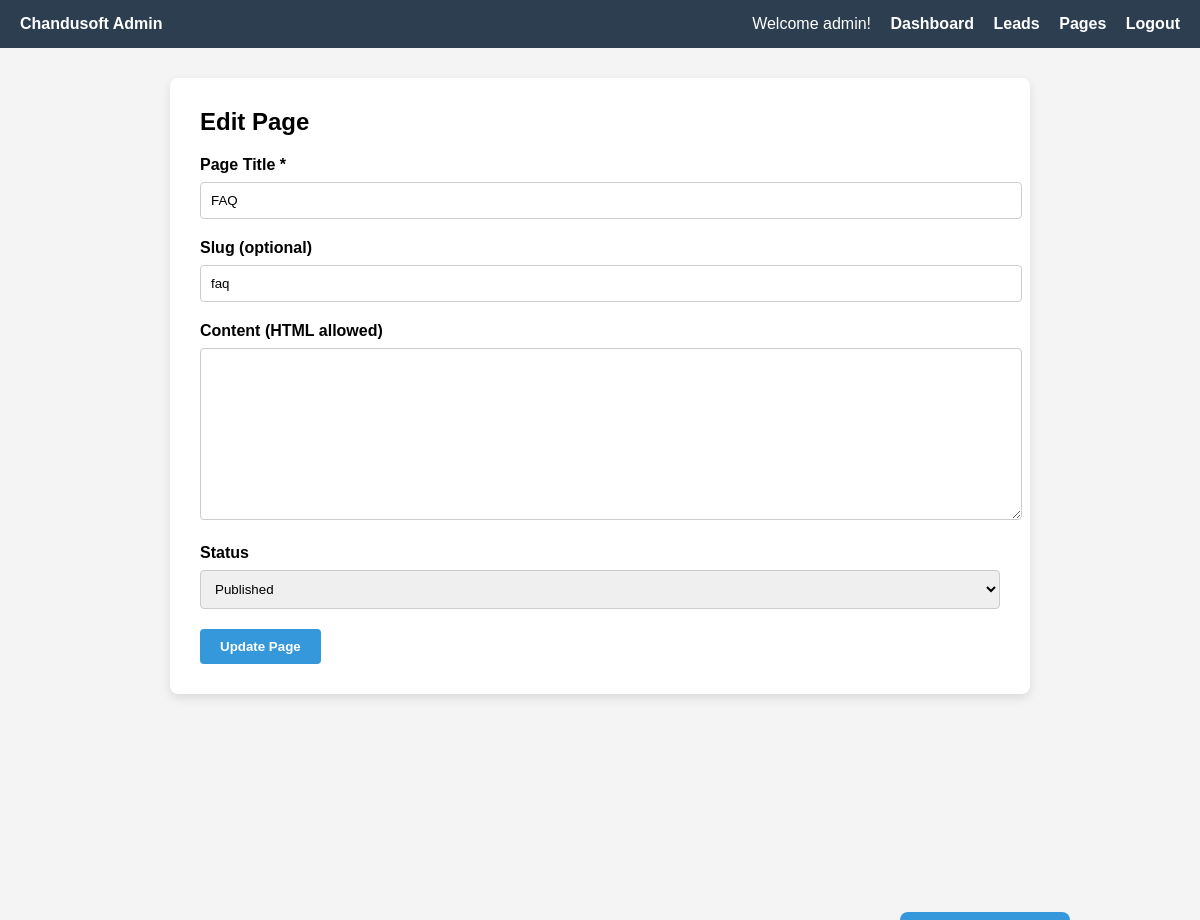
Page /admin/edit.php?id=13 (signed in) on the earlier database version.
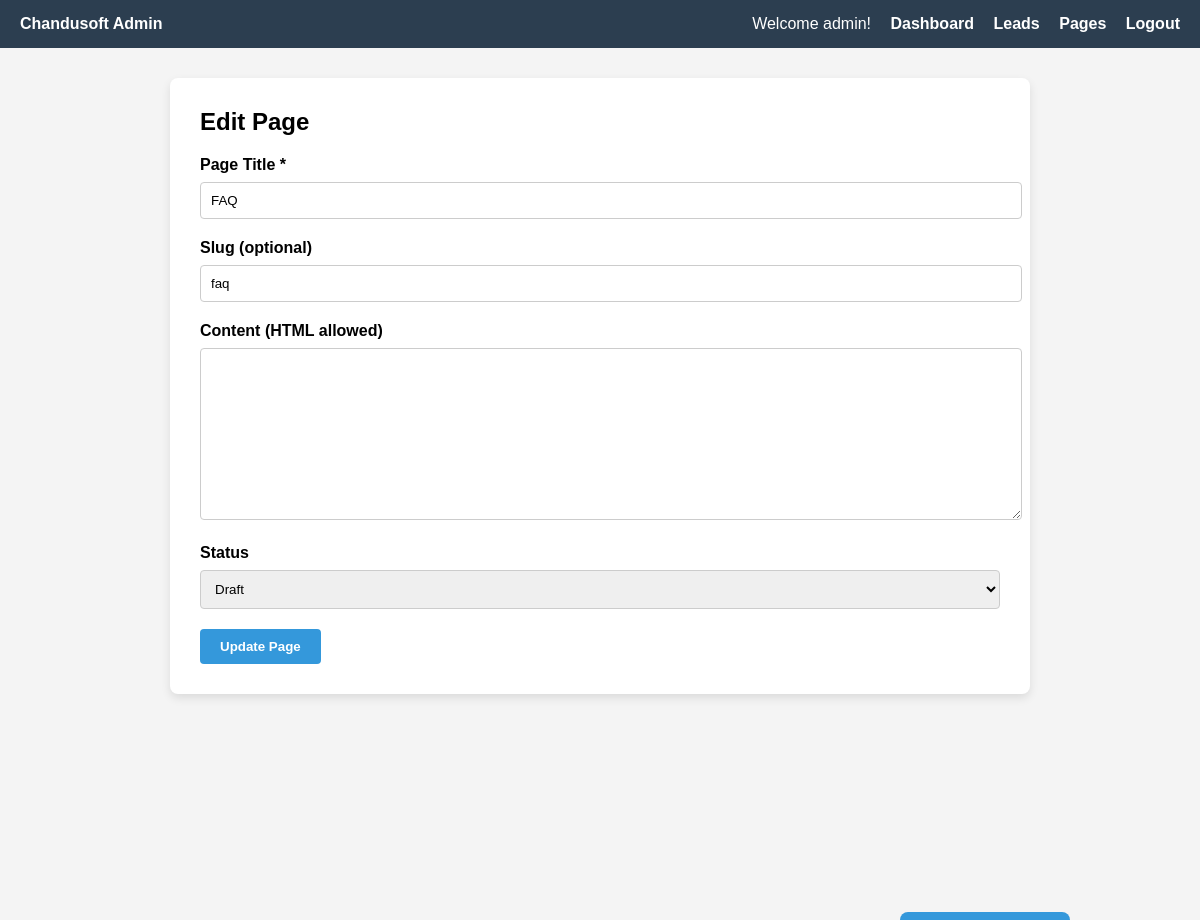
Same page on the later database version.
### tables this page shows
CREATE TABLE `pages` (
  `id` int NOT NULL AUTO_INCREMENT,
  `title` varchar(255) NOT NULL,
  `slug` varchar(255) NOT NULL,
  `status` enum('draft','published','archived') DEFAULT 'draft',
  `updated_at` datetime DEFAULT CURRENT_TIMESTAMP ON UPDATE CURRENT_TIMESTAMP,
  `content_html` text,
  PRIMARY KEY (`id`),
  UNIQUE KEY `slug` (`slug`)
);

### admin/edit.php (the view, shortened to what this page needs)
<?php
require_once '../app/config.php';
$role = $_SESSION['user']['role'] ?? 'editor';
$id = $_GET['id'] ?? null;
try {
    $stmt = $pdo->prepare("SELECT * FROM pages WHERE id = ?");
    $stmt->execute([$id]);
    $page = $stmt->fetch();
    $content_html = $page['content_html'] ?? '';
} catch (PDOException $e) {
    die("Database error: " . $e->getMessage());
}
?>
<!DOCTYPE html>
<html>
<head>
</head>
<body>
<div class="navbar">
    <div><strong>Chandusoft Admin</strong></div>
    <div class="links">
        Welcome <?= htmlspecialchars($role) ?>!
        <a href="../app/dashboard.php">Dashboard</a>
        <a href="../admin/admin-leads.php">Leads</a>
        <a href="../admin/pages.php">Pages</a>
        <a href="../admin/logout.php">Logout</a>
    </div>
</div>
<div class="container">
    <h2>Edit Page</h2>
    <form method="POST">
        <label for="title">Page Title *</label>
        <input type="text" name="title" id="title" required value="<?= htmlspecialchars($page['title']) ?>">
        <label for="slug">Slug (optional)</label>
        <input type="text" name="slug" id="slug" placeholder="auto-generated-if-empty" value="<?= htmlspecialchars($page['slug']) ?>">
        <label for="content_html">Content (HTML allowed)</label>
        <textarea name="content_html" id="content_html" rows="10"><?= htmlspecialchars($content_html) ?></textarea>
        <label for="status">Status</label>
        <select name="status" id="status">
            <option value="published" <?= $page['status'] === 'published' ? 'selected' : '' ?>>Published</option>
            <option value="draft" <?= $page['status'] === 'draft' ? 'selected' : '' ?>>Draft</option>
        </select>
        <button type="submit">Update Page</button>
    <a href="pages.php" class="back-button">← Back to Pages</a>
    </form>
</div>
</body>
</html>

Differences in the rows shown:
changed pages "FAQ": status "Published" → "Draft"
